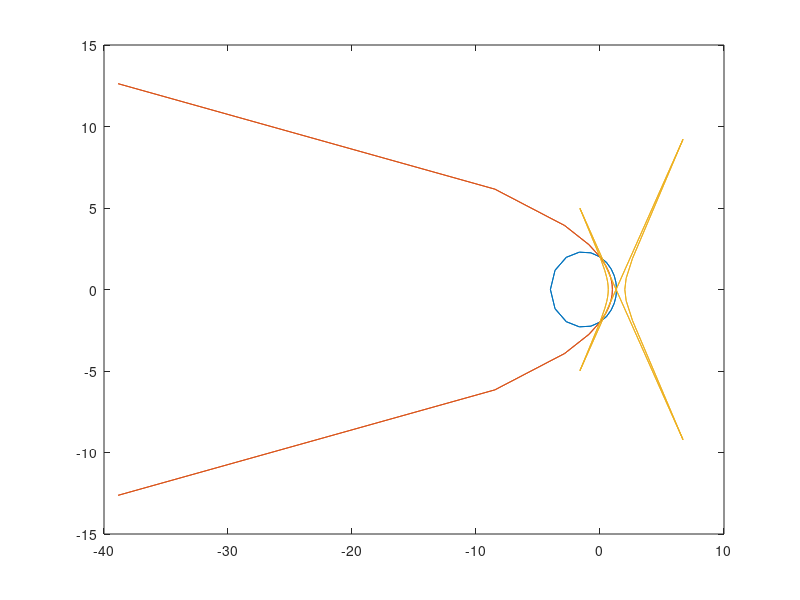

Write MATLAB code to recreate this figure. (Note: this script raises an error after producing the figure.)
%% KR

e = 0.5;
a=1;
phi = (-2*pi:0.1*pi:2*pi);
%[X, Y] = POL2CART(f, p)
%figure roh*(1-eps*cos(phi)) + 2 = 0
%hold on;
p = (-2)./(1-e*cos(phi));
[X, Y] = pol2cart(phi, p) ;
plot(X,Y)
hold on;
e=1;
p = (-2)./(1-e*cos(phi));
[X, Y] = pol2cart(phi, p) ;
plot(X,Y)
e=2;
p = (-2)./(1-e*cos(phi));
[X, Y] = pol2cart(phi, p) ;
plot(X,Y)
hold off;

%% 2
a =[1 2 2];
b =[3 3 4];
c=[5 5 5];
V = abs(dot(a,(cross(b,c))))
%% 3
a = [3; 4; 5] ;
b =[8; 4; -2];
cross(a,b)
%% 4
A=[2 3 3; -2 -3 3];
b=[9;1];
x= linsolve(A,b)
%% 5
a = [ 1 3 5 8 4 1];
b= sort(a)
%% 6
a =  [ 1 -3 -5 8 4 -1 0];
a1 = a(a>0)
a2=a(a<=0)
%% 7
A=[3 1 2;1 3 1;1 1 3];
b=[3;8;2];
tau=0.1;
x=[0;0;0];
n=20;
for i=1:n 
    r=b-A*x;
    x=x+r*tau;
end
x
round(A*x-b,1)==0
%для точности в 1 знак после запятой достаточно 20 итераций
% для точности в 2 знака 34 итераций

%% 8
clc;
clear;
A=[3 2 1;2 3 2;1 2 5];
b=[3;8;2];
x0=[0;0;0];
n=443;
eps=0.0001;
for i=1:length(b) 
    for j=1:length(b) 
        beta(i)=b(i)/A(i,i);
        if i==j
           newa(i,j)=0;
        else
            newa(i,j)=-A(i,j)/A(i,i);
        end
    end
end
x1=x0;
ncount=0;
beta=beta';
flag = true;
while flag
    ncount=ncount+1;
x1=beta+newa*x0;
max=abs(x0(1)-x1(1));
for i=2:length(x0) 
    if abs(x0(i)-x1(i))>max
        max=abs(x0(i)-x1(i));
    end
end
if (max<eps) || (ncount>n)
    x=x1;
    x
    round(A*x-b,3)==0
    flag=false;
else
    x0=x1;
end
end
% Длля точности в 3 знака после запятой достаточно
%n=443 eps=0.0001

%% 9
A = [5 0 -3 0 0 0;
    0 -2 0 0 2 0;
    1 0 1 0 0 0;
    0 1 0 0 3 0; 9 7 0 0 0 0];
AN=sparse(A)
[ir,jr,nz]=find(AN);
nz
%% 10
A = [1 3 0 1 0; 0 2 1 0 1;
    0 7 1 0 -2; 0 1 3 0 2;
0 5 0 1 0] ;
spy(A)